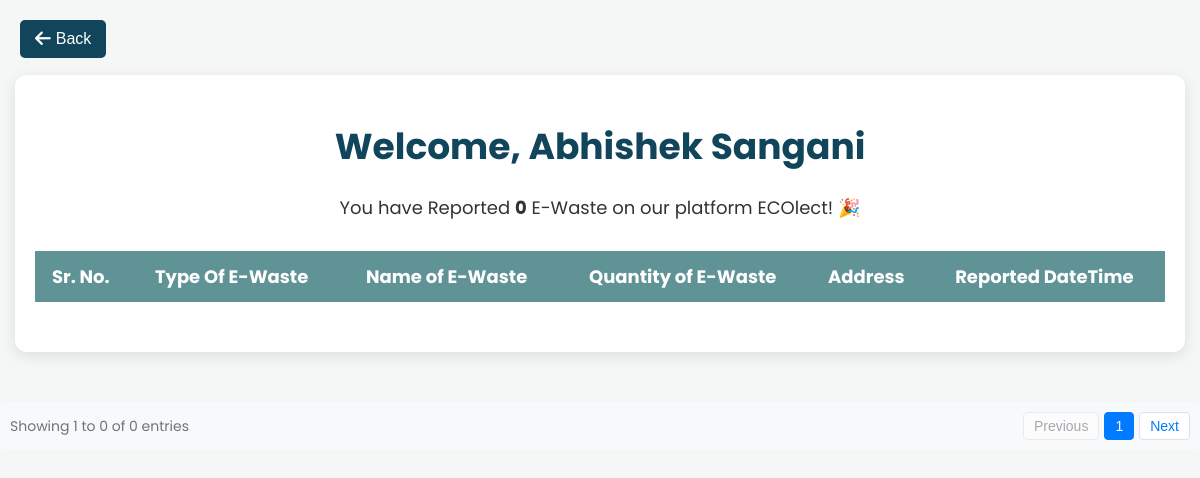
The app's page /reported.php?email=abhisheksangani5@gmail.com, older data.
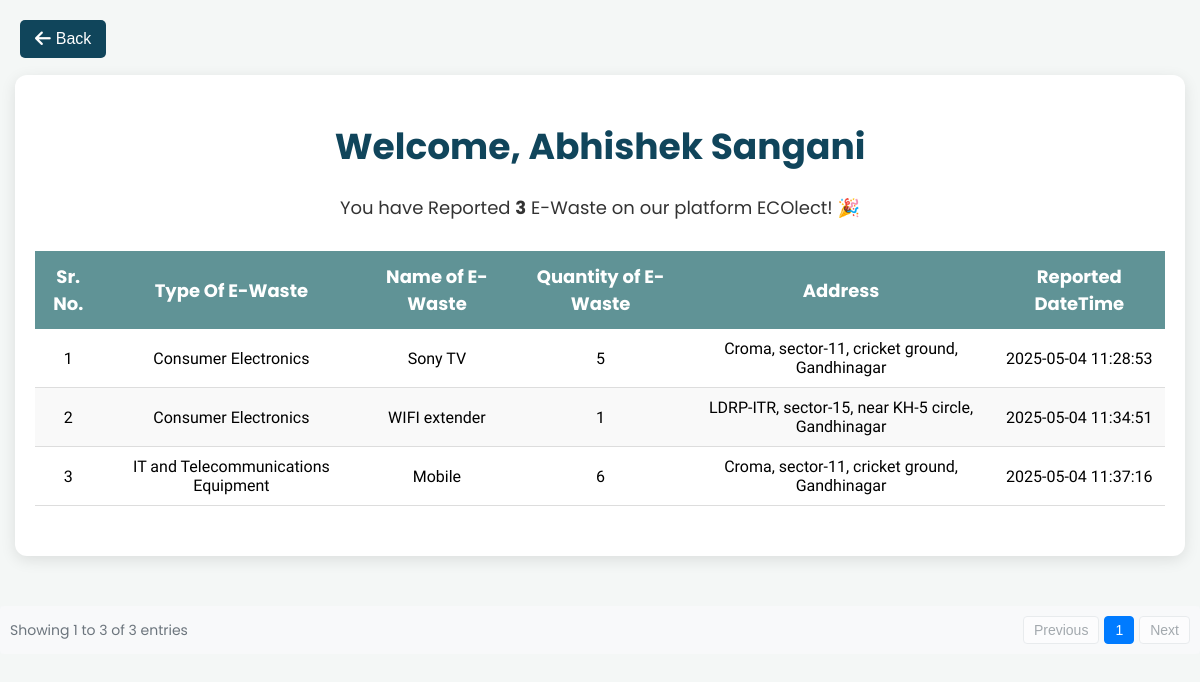
The same page, newer data.
### tables this page shows
CREATE TABLE `ewaste` (
  `Sr.No` int(10) NOT NULL,
  `Fullname` varchar(30) NOT NULL,
  `Type` varchar(100) NOT NULL,
  `EName` varchar(30) NOT NULL,
  `Quantity` int(10) NOT NULL,
  `Latitude` float NOT NULL,
  `Longitude` float NOT NULL,
  `Address` longtext NOT NULL,
  `Datetime` datetime NOT NULL DEFAULT current_timestamp()
);

### dbconnect.php (called while the page is built, shortened)
<?php
$table ="login_credentials";
?>

### reported.php (the view, shortened to what this page needs)
<?php
include 'dbconnect.php';
if (isset($_GET['email'])) {
    $user_email = $_GET['email'];
} elseif (isset($_SESSION['user_email'])) {
    $user_email = $_SESSION['user_email'];
} else {
    header("Location: login.php");
    exit();
}
$ewaste = "ewaste";
$fullname = '';
$sql = "SELECT * FROM `$table` WHERE EMAIL = '$user_email'";
$result = mysqli_query($conn, $sql);
if ($result && mysqli_num_rows($result) > 0) {
    $row = mysqli_fetch_assoc($result);
    $fullname = $row['Fullname'];
} else {
    echo "error";
    exit;
}
$sql = "SELECT * FROM `$ewaste` WHERE FULLNAME = '$fullname'";
$result = mysqli_query($conn, $sql);
$nor = mysqli_num_rows($result)+1;
?>
<!DOCTYPE html>
<html lang="en">
<head>
    <link rel="stylesheet" href="admin/admin_css/pagination.css">
    <link rel="stylesheet" href="css/reported.css">
</head>
<body>
    <button class="back-button" onclick="window.location.href='home.php?email<?php echo $user_email;?>';">
        <i class="fa-solid fa-arrow-left"></i> Back
    </button>
    <div class="container">
        <h1>Welcome, <?php echo $fullname; ?></h1>
        <p>You have Reported <strong><?php echo $nor-1;?></strong> E-Waste on our platform ECOlect! &#127881;</p>
        <?php if ($nor > 0): ?>
            <div class="table-wrapper">
                <table id="data-table">
                    <thead>
                    <tr>
                        <th>Sr. No.</th>
                        <th>Type Of E-Waste</th>
                        <th>Name of E-Waste</th>
                        <th>Quantity of E-Waste</th>
                        <th>Address</th>
                        <th>Reported DateTime</th>
                    </tr>
                    </thead>
                    <tbody>
                    <?php $counter = 1; ?>
                    <?php while($row = mysqli_fetch_assoc($result)): ?>
                        <tr>
                            <td><?php echo $counter++; ?></td>
                            <td><?php echo $row['Type']; ?></td>
                            <td><?php echo $row['EName']; ?></td>
                            <td><?php echo $row['Quantity']; ?></td>
                            <td><?php echo $row['Address']; ?></td>
                            <td><?php echo $row['Datetime']; ?></td>
                        </tr>
                    <?php endwhile; ?>
                    </tbody>
                </table>
            </div>
        <?php endif; ?>
    </div>
    <div class="table-pagination">
        <div class="pagination-info" id="pagination-info">Loading...</div>
        <div class="pagination-controls">
            <button class="pagination-button" id="prev-button">Previous</button>
            <div id="page-numbers"></div>
            <button class="pagination-button" id="next-button">Next</button>
        </div>
    </div>
</body>
</html>

### admin/admin_css/pagination.css (style rules this page uses)
.table-pagination { display: flex; justify-content: space-between; align-items: center; padding: 10px; background-color: #f8f9fa; border-radius: 4px; }
.pagination-info { font-size: 14px; color: #6c757d; }
.pagination-controls { display: flex; gap: 5px; align-items: center; }
.pagination-button { padding: 5px 10px; border: 1px solid #dee2e6; background-color: white; color: #007bff; cursor: pointer; border-radius: 4px; font-size: 14px; }
.pagination-button:disabled { color: #6c757d; cursor: not-allowed; opacity: 0.6; }

### css/reported.css (style rules this page uses)
body { margin: 0; padding: 0; background: #f4f7f6; font-family: 'Poppins', sans-serif; }
.container { max-width: 95%; margin: 50px 15px; padding: 20px; background: #ffffff; border-radius: 12px; box-shadow: 0 4px 15px rgba(0,0,0,0.1); text-align: center; }
h1 { color: #10455b; font-size: 36px; margin-bottom: 20px; }
p { font-size: 18px; color: #333; margin-bottom: 30px; }
.table-wrapper { overflow-x: auto; }
table { width: 100%; border-collapse: collapse; margin-bottom: 30px; }
th { background-color: #609396; color: white; padding: 12px 8px; font-size: 18px; }
td { padding: 10px 8px; text-align: center; border-bottom: 1px solid #ddd; font-family: 'Ubuntu', sans-serif; font-size: 16px; }
tr:nth-child(even) { background-color: #f9f9f9; }
.back-button { position: absolute; top: 20px; left: 20px; background-color: #10455b; color: white; border: none; padding: 10px 15px; font-size: 16px; border-radius: 5px; cursor: pointer; display: flex; align-items: center; gap: 5px; transition: background-color 0.3s ease; }
.back-button i { font-size: 18px; }

Row changes from the older to the newer data that the page shows:
added ewaste: Type "Consumer Electronics", EName "Sony TV", Quantity "5", Address "Croma, sector-11, cricket ground, Gandhinagar", Datetime "2025-05-04 11:28:53"
added ewaste: Type "Consumer Electronics", EName "WIFI extender", Quantity "1", Address "LDRP-ITR, sector-15, near KH-5 circle, Gandhinagar", Datetime "2025-05-04 11:34:51"
added ewaste: Type "IT and Telecommunications Equipment", EName "Mobile", Quantity "6", Address "Croma, sector-11, cricket ground, Gandhinagar", Datetime "2025-05-04 11:37:16"
Text that changed along with them:
$nor-1: "0" → "3"
text written by a page script: "Showing 1 to 0 of 0 entries" → "Showing 1 to 3 of 3 entries"
